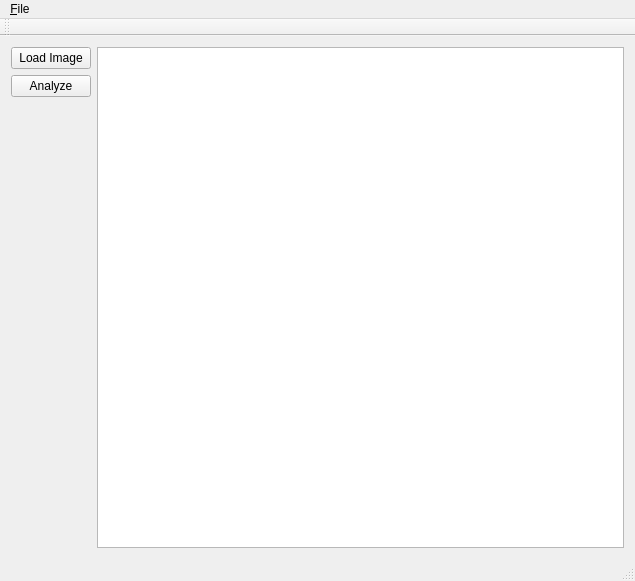
<?xml version="1.0" encoding="UTF-8"?>
<ui version="4.0">
 <class>MelitoolClass</class>
 <widget class="QMainWindow" name="MelitoolClass">
  <property name="geometry">
   <rect>
    <x>0</x>
    <y>0</y>
    <width>635</width>
    <height>581</height>
   </rect>
  </property>
  <property name="windowTitle">
   <string>Melitool</string>
  </property>
  <widget class="QWidget" name="centralWidget">
   <layout class="QHBoxLayout" name="horizontalLayout">
    <item>
     <layout class="QVBoxLayout" name="verticalLayout" stretch="0,0,0">
      <property name="bottomMargin">
       <number>0</number>
      </property>
      <item>
       <widget class="QPushButton" name="load_image_button_">
        <property name="text">
         <string>Load Image</string>
        </property>
       </widget>
      </item>
      <item>
       <widget class="QPushButton" name="analyze_button_">
        <property name="text">
         <string>Analyze</string>
        </property>
       </widget>
      </item>
      <item>
       <spacer name="verticalSpacer">
        <property name="orientation">
         <enum>Qt::Vertical</enum>
        </property>
        <property name="sizeHint" stdset="0">
         <size>
          <width>20</width>
          <height>40</height>
         </size>
        </property>
       </spacer>
      </item>
     </layout>
    </item>
    <item>
     <widget class="QGraphicsView" name="graphics_view_"/>
    </item>
   </layout>
  </widget>
  <widget class="QMenuBar" name="menuBar">
   <property name="geometry">
    <rect>
     <x>0</x>
     <y>0</y>
     <width>635</width>
     <height>31</height>
    </rect>
   </property>
   <widget class="QMenu" name="menuMain">
    <property name="title">
     <string>&amp;File</string>
    </property>
    <addaction name="actionE_xit"/>
   </widget>
   <addaction name="menuMain"/>
  </widget>
  <widget class="QToolBar" name="mainToolBar">
   <attribute name="toolBarArea">
    <enum>TopToolBarArea</enum>
   </attribute>
   <attribute name="toolBarBreak">
    <bool>false</bool>
   </attribute>
  </widget>
  <widget class="QStatusBar" name="statusBar"/>
  <action name="actionE_xit">
   <property name="text">
    <string>E&amp;xit</string>
   </property>
  </action>
 </widget>
 <layoutdefault spacing="6" margin="11"/>
 <resources>
  <include location="melitool.qrc"/>
 </resources>
 <connections>
  <connection>
   <sender>actionE_xit</sender>
   <signal>triggered()</signal>
   <receiver>MelitoolClass</receiver>
   <slot>close()</slot>
   <hints>
    <hint type="sourcelabel">
     <x>-1</x>
     <y>-1</y>
    </hint>
    <hint type="destinationlabel">
     <x>317</x>
     <y>290</y>
    </hint>
   </hints>
  </connection>
 </connections>
</ui>
